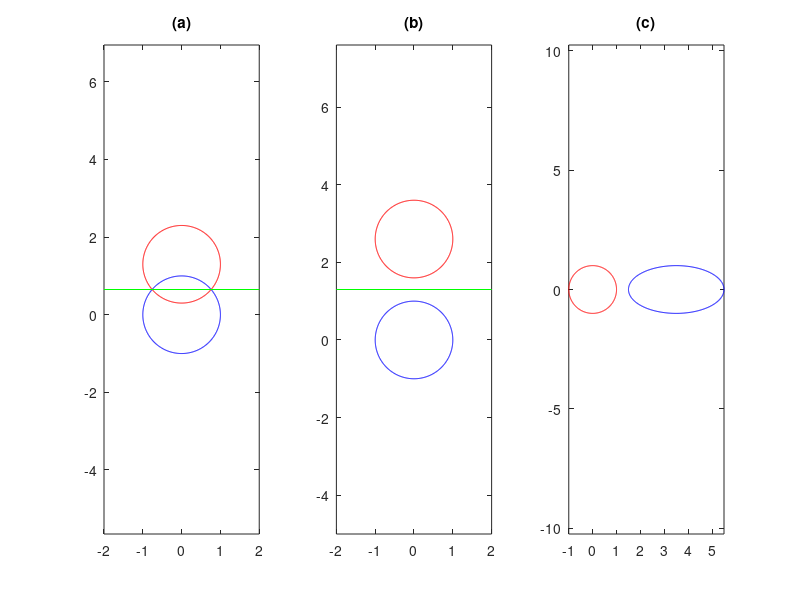

MATLAB code for this plot:
theta=0:2*pi/512:2*pi;

circ.x=cos(theta);
circ.y=sin(theta);

axis equal;
subplot(1,3,1);
    plot(circ.x,circ.y,'b');
    hold on;
    plot(circ.x,circ.y+1.3,'r');
    axis equal;
    title('(a)');
    plot([-2,2],[0,0]+1.3/2,'g');
    v=axis;
subplot(1,3,2);
    plot(circ.x,circ.y,'b');
    hold on;
    plot(circ.x,circ.y+2*1.3,'r')
    axis equal;
    title('(b)');
    plot([-2,2],[0,0]+2*1.3/2,'g');
subplot(1,3,3);
    plot(circ.x,circ.y,'r');
    hold on;
    plot(2*circ.x+3.5,circ.y,'b');
    axis equal;
    title('(c)');



